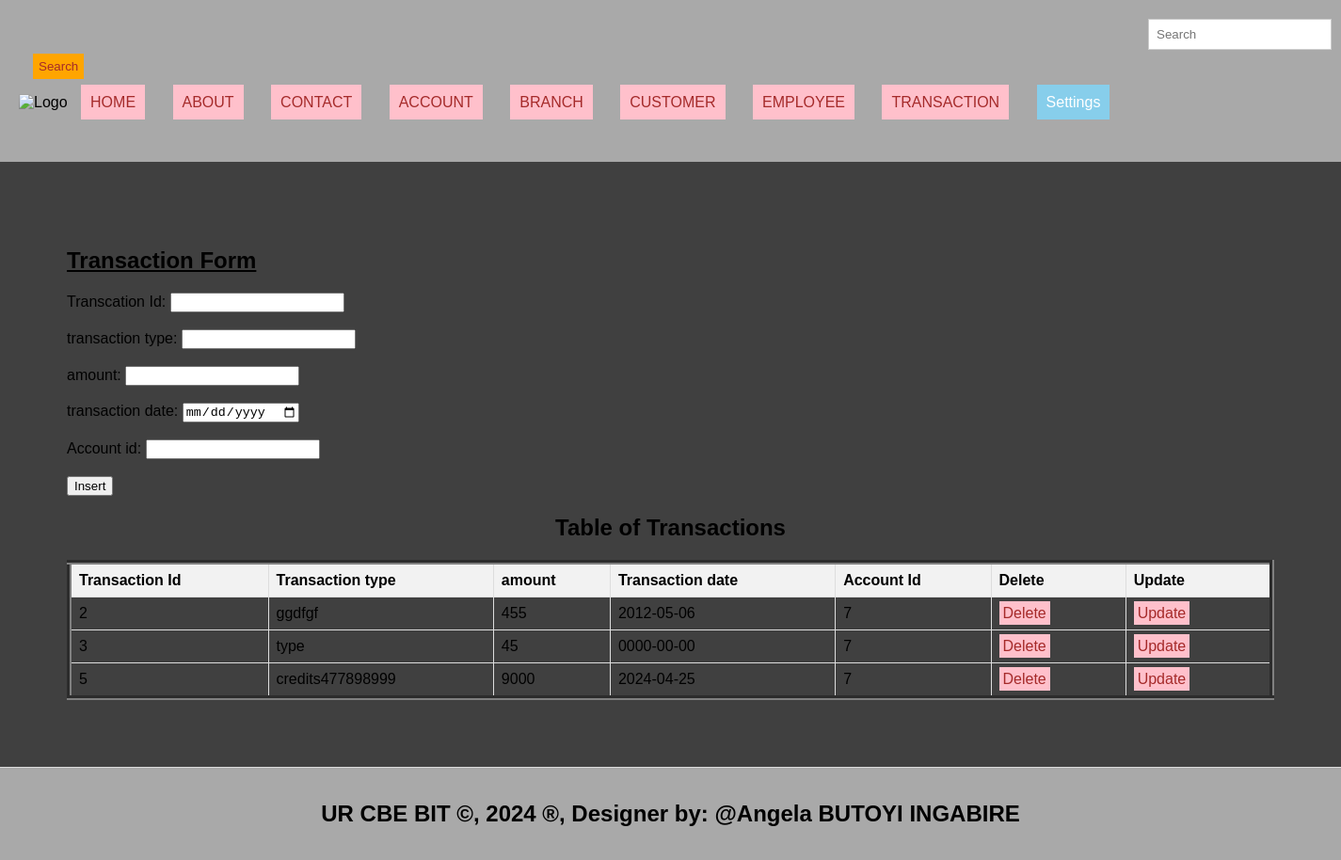
/transaction.php, run on the app's committed database.
### tables this page shows
CREATE TABLE `transaction` (
  `transaction_id` int(11) NOT NULL,
  `transaction_type` varchar(56) DEFAULT NULL,
  `amount` int(200) DEFAULT NULL,
  `transaction_date` date DEFAULT NULL,
  `account_id` int(11) DEFAULT NULL
);

### transaction.php (the view, shortened to what this page needs)
<!DOCTYPE html>
<html lang="en">
<head>
  <link rel="stylesheet" type="text/css" href="style.css" title="style 1" media="screen, tv, projection, handheld, print"/>
  </head>
  <header>
<body bgcolor="#404040" ;>
  <form class="d-flex" role="search" action="search.php">
      <input class="form-control me-2" type="search" placeholder="Search" aria-label="Search"name="query">
      <button class="btn btn-outline-success" type="submit">Search</button>
    </form>
  <ul style="list-style-type: none; padding: 0;">
    <li style="display: inline; margin-right: 10px;">
    <img src="./images/bank-vector-icon.jpg" width="90" height="60" alt="Logo">
  </li>
    <li style="display: inline; margin-right: 10px;"><a href="./home.html">HOME</a>
  </li>
    <li style="display: inline; margin-right: 10px;"><a href="./about.html">ABOUT</a>
  </li>
    <li style="display: inline; margin-right: 10px;"><a href="./contact.html">CONTACT</a>
  </li>
    <li style="display: inline; margin-right: 10px;"><a href="./account.php">ACCOUNT</a>
  </li>
    <li style="display: inline; margin-right: 10px;"><a href="./branch.php">BRANCH</a>
  </li>
    <li style="display: inline; margin-right: 10px;"><a href="./customer.php">CUSTOMER</a>
  </li>
    <li style="display: inline; margin-right: 10px;"><a href="./employee.php">EMPLOYEE</a>
  </li>
  <li style="display: inline; margin-right: 10px;"><a href="./transaction.php">TRANSACTION</a>
  </li>
    <li class="dropdown" style="display: inline; margin-right: 10px;">
      <a href="#" style="padding: 10px; color: white; background-color: skyblue; text-decoration: none; margin-right: 15px;">Settings</a>
    </li><br><br>
  </ul>
</header>
<section>
    <h1><u> Transaction Form </u></h1>
    <form method="post" onsubmit="return confirmInsert();">
        <label for="transaction_id">Transcation Id:</label>
        <input type="number" id="tid" name="tid"><br><br>
        <label for="transaction_type">transaction type:</label>
        <input type="text" id="ttype" name="ttype" required><br><br>
        <label for="amount">amount:</label>
        <input type="number" id="tam" name="tam" required><br><br>
        <label for="transaction_date">transaction date:</label>
        <input type="date" id="tdate" name="tdate" required><br><br>
        <label for="account_id">Account id:</label>
        <input type="number" id="taid" name="taid" required><br><br>
        <input type="submit" name="add" value="Insert">
    </form>
<!DOCTYPE html>
<html>
<head>
</head>
<body>
    <center><h2>Table of Transactions</h2></center>
    <table border="5">
        <tr>
            <th>Transaction Id</th>
            <th>Transaction type</th>
            <th> amount</th>
            <th>Transaction date</th>
            <th>Account Id</th>
            <th>Delete</th>
            <th>Update</th>
        </tr>
        <?php
        include('database_connection.php');
        $sql = "SELECT * FROM transaction";
        $result = $connection->query($sql);
        if ($result->num_rows > 0) {
            while ($row = $result->fetch_assoc()) {
                $tid = $row['transaction_id'];
                echo "<tr>
                    <td>" . $row['transaction_id'] . "</td>
                    <td>" . $row['transaction_type'] . "</td>
                    <td>" . $row['amount'] . "</td>
                    <td>" . $row['transaction_date'] . "</td>
                    <td>" . $row['account_id'] . "</td>
                    <td><a style='padding:4px' href='delete_transaction.php?transaction_id=$tid'>Delete</a></td>
                    <td><a style='padding:4px' href='update_transaction.php?transaction_id=$tid'>Update</a></td>
                </tr>";
            }
        } else {
            echo "<tr><td colspan='6'>No data found</td></tr>";
        }
        ?>
    </table>
</body>
    </section>
<footer>
  <center>
    <b><h2>UR CBE BIT &copy, 2024 &reg, Designer by: @Angela BUTOYI INGABIRE</h2></b>
  </center>
</footer>
</body>
</html>

### style.css (style rules this page uses)
body { font-family: Arial, sans-serif; margin: 0; padding: 0; }
.form-control { padding: 8px; margin-left: 4px; border: 1px solid #ccc; }
.btn { padding: 6px; background-color: orange; color: brown; border: none; }
.dropdown { position: relative; display: inline; margin-right: 10px; }
body { font-family: Arial,sans-serif; margin:0; padding:0; }
header { background-color:darkgray; padding: 20px; }
.dropdown { position: right; display:right; direction:rtl; }
section { padding:28px; border-bottom: 1px solid #ddd; }
footer { text-align: center; padding: 15px; background-color:darkgray; }

### transaction.php (style rules this page uses)
a { padding: 10px; color: white; background-color: pink; text-decoration: none; margin-right: 15px; }
a:link { color: brown; }
button.btn { margin-left: 15px; margin-top: 4px; }
input.form-control { margin-left: 1200px; padding: 8px; }
section { padding:71px; border-bottom: 1px solid #ddd; }
footer { text-align: center; padding: 15px; background-color:darkgray; }
table { width: 100%; border-collapse: collapse; }
th, td { border: 1px solid #ddd; padding: 8px; text-align: left; }
th { background-color: #f2f2f2; }

### data on the page
transaction: transaction_id "2", transaction_type "ggdfgf", amount "455", transaction_date "2012-05-06", account "7"
transaction: transaction_id "3", transaction_type "type", amount "45", transaction_date "0000-00-00", account "7"
transaction: transaction_id "5", transaction_type "credits477898999", amount "9000", transaction_date "2024-04-25", account "7"
